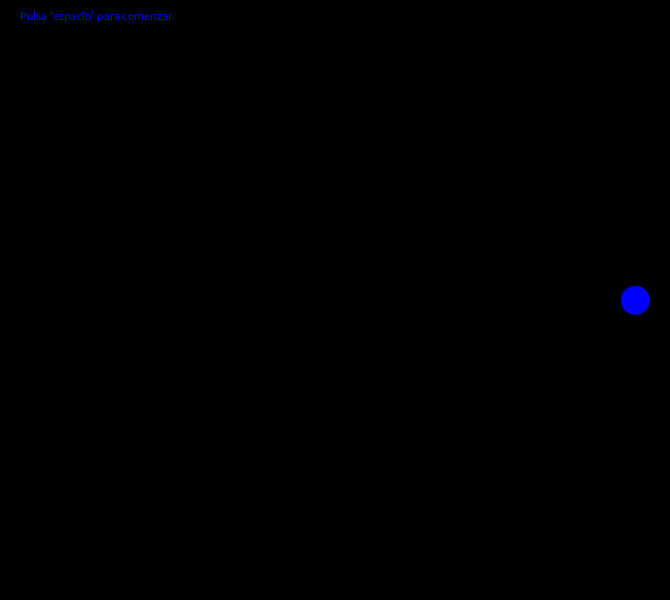
Frame 1 (no input)
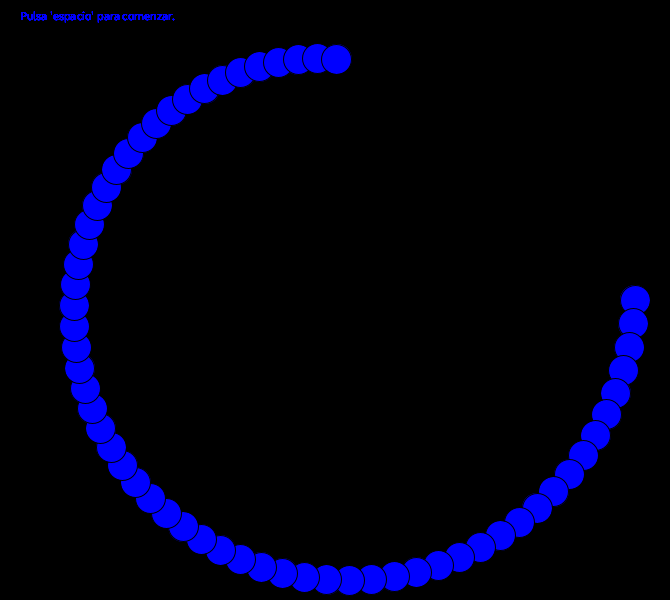
Frame 60 (the mouse pressed at the canvas centre just before this capture)
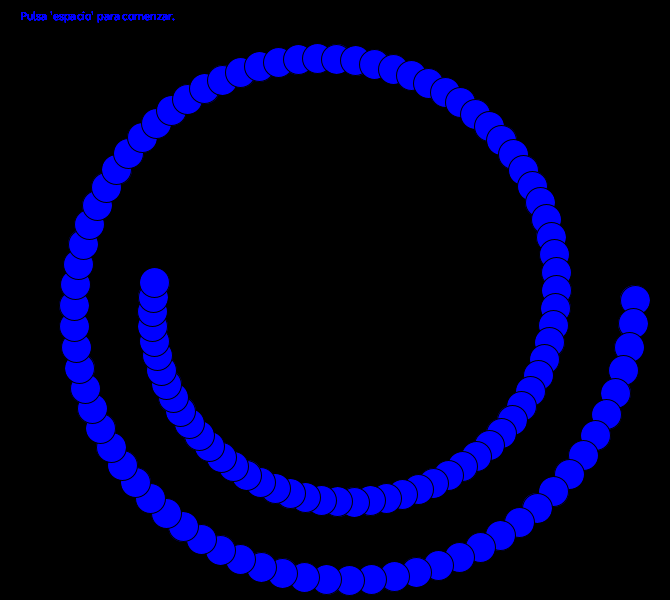
Frame 120 (the mouse held since frame 60 and released just before this capture)

The Processing sketch that drew these frames (run headless with seeded random() and noise(); from frame 60 on, the mouse is pressed at the canvas centre):

// Processing sketch: processing_150702
// ── processing_150702.pde

//Alina Honhala
/*Implementar una rutina que simule el movimiento de una
partÃcula a lo largo de la espiral 2D de la figura. La funciÃ³n
recibirÃ¡ el diferencial de tiempo transcurrido desde la llamada
anterior y debe moverse a una velocidad w en vueltas/seg.
ParÃ¡metros: inicio(1, 0), fin(0, 0)*/

float dt = 0.08; //diferencial de tiempo
float radio = 300;
float x;
boolean iniciar = false;

void setup(){
  size(670,600);
  smooth();
  background(0);
}

void draw(){
  fill(0,0,255);
  text ("Pulsa 'espacio' para comenzar.", 20, 20);
  //translate(radio*cos(x), radio*sin(x));
  ellipse((width/2)+radio*cos(x), (height/2)+radio*sin(x), 30, 30);
    
  if(radio <= 0)
     dt = 0;
  else{
    radio --;
    x += dt;  
  }
 
}

void keyPressed(){
   if(key == ' '){
      dt = 0.08; 
      radio = 300;
      x = 0;
      setup();
   }

}
